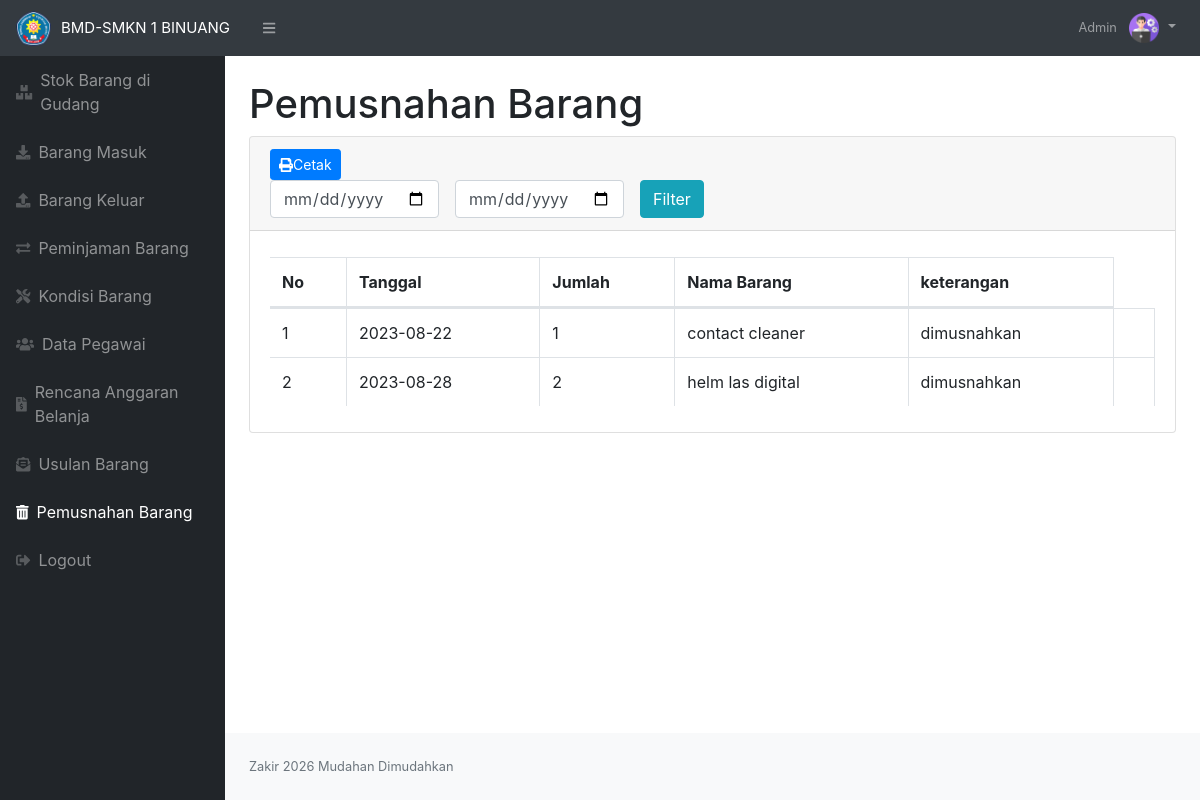
Page /berita_acara_kepsek.php (signed in) on the committed database.
### tables this page shows
CREATE TABLE `pemusnahan` (
  `idpemusnahan` int(11) NOT NULL,
  `tanggal` date NOT NULL,
  `namabarang` varchar(100) NOT NULL,
  `keterangan` varchar(50) NOT NULL,
  `idbarang` int(11) NOT NULL,
  `qty` int(11) NOT NULL
);

CREATE TABLE `stock` (
  `idbarang` int(11) NOT NULL,
  `namabarang` varchar(50) NOT NULL,
  `deskripsi` varchar(50) NOT NULL,
  `merek` varchar(50) NOT NULL,
  `thnpembelian` varchar(100) NOT NULL,
  `stock` int(11) NOT NULL,
  `image` varchar(99) DEFAULT NULL
);

### berita_acara_kepsek.php (the view, shortened to what this page needs)
<?php
require 'function.php';
?>
<!DOCTYPE html>
<html lang="en">
<head>
    <link href="css/styles.css" rel="stylesheet" />
    <link href="https://cdn.datatables.net/1.10.20/css/dataTables.bootstrap4.min.css" rel="stylesheet" />
</head>
<body class="sb-nav-fixed">
    <nav class="sb-topnav navbar navbar-expand navbar-dark bg-dark">
        <a class="navbar-brand" href="index.php" style="width: max-content; font-size: 15px; padding-right: 1.5rem;"><img src="images/foto1.png" width="35" style="margin-right: 10px;">BMD-SMKN 1 BINUANG</a>
        <button class="btn btn-link btn-sm order-1 order-lg-0" id="sidebarToggle" href="#"><i class="fas fa-bars"></i></button>
        <ul class="navbar-nav ml-auto">
            <li class="nav-item dropdown no-arrow">
                <a class="nav-link dropdown-toggle" href="#" id="userDropdown" role="button" data-toggle="dropdown" aria-haspopup="true" aria-expanded="false">
                    <span class="mr-2 d-none d-lg-inline text-gray-600 small">Admin</span>
                    <img src="images/admin.png" width="30">
                </a>
            </li>
        </ul>
    </nav>
    <div id="layoutSidenav">
        <div id="layoutSidenav_nav">
            <nav class="sb-sidenav accordion sb-sidenav-dark" id="sidenavAccordion">
                <div class="sb-sidenav-menu">
                    <div class="nav">
                        <a class="nav-link" href="index_kepsek.php">
                            <div class="sb-nav-link-icon"><i class="fas fa-boxes"></i></div>
                            Stok Barang di Gudang
                        </a>
                        <a class="nav-link" href="masuk_kepsek.php">
                            <div class="sb-nav-link-icon"><i class="fas fa-download"></i></div>
                            Barang Masuk
                        </a>
                        <a class="nav-link" href="keluar_kepsek.php">
                            <div class="sb-nav-link-icon"><i class="fas fa-upload"></i></div>
                            Barang Keluar
                        </a>
                        <a class="nav-link" href="peminjaman_kepsek.php">
                            <div class="sb-nav-link-icon"><i class="fas fa-exchange-alt"></i></div>
                            Peminjaman Barang
                        </a>
                        <a class="nav-link" href="kondisi_kepsek.php">
                            <div class="sb-nav-link-icon"><i class="fas fa-tools"></i></div>
                            Kondisi Barang
                        </a>
                        <a class="nav-link" href="pegawai_kepsek.php">
                            <div class="sb-nav-link-icon"><i class="fas fa-users"></i></div>
                            Data Pegawai
                        </a>
                        <a class="nav-link" href="rab_kepsek.php">
                            <div class="sb-nav-link-icon"><i class="fas fa-file-invoice-dollar"></i></div>
                            Rencana Anggaran Belanja
                        </a>
                        <a class="nav-link" href="usulan_barang_kepsek.php">
                            <div class="sb-nav-link-icon"><i class="fas fa-envelope-open-text"></i></div>
                            Usulan Barang
                        </a>
                        <a class="nav-link" href="berita_acara_kepsek.php">
                            <div class="sb-nav-link-icon"><i class="fas fa-trash-alt"></i></div>
                            Pemusnahan Barang
                        </a>
                        <a class="nav-link" href="logout.php">
                            <div class="sb-nav-link-icon"><i class="fas fa-sign-out-alt"></i></div>
                            Logout
                        </a>
                    </div>
                </div>
            </nav>
        </div>
        <div id="layoutSidenav_content">
            <main>
                <div class="container-fluid">
                    <h1 class="mt-4">Pemusnahan Barang</h1>
                    <div class="card mb-4">
                        <div class="card-header">
                            <a class="btn btn-sm btn-primary" data-toggle="modal" data-target="#cetak"><i class="fas fa-print"></i>Cetak</a>
                            <br>
                            <div class="row">
                                <div class="col">
                                    <form method="post" class="form-inline">
                                        <input type="date" name="tgl_mulai" class="form-control">
                                        <input type="date" name="tgl_selesai" class="form-control ml-3">
                                        <button type="date" name="filter_tgl" class="btn btn-info ml-3">Filter</button>
                                    </form>
                                </div>
                            </div>
                        </div>
                        <div class="card-body">
                            <div class="table-responsive">
                                <table class="table table-bordered" id="dataTable" width="100%" cellspacing="0">
                                    <thead>
                                        <tr>
                                            <th>No</th>
                                            <th>Tanggal</th>
                                            <th>Jumlah</th>
                                            <th>Nama Barang</th>
                                            <th>keterangan</th>
                                        </tr>
                                    </thead>
                                    <tbody>
                                        <?php
                                        if (isset($_POST['filter_tgl'])) {
                                            $mulai = $_POST['tgl_mulai'];
                                            $selesai = $_POST['tgl_selesai'];
                                            if ($mulai != null || $selesai != null) {
                                                $ambilsemuadatastok = mysqli_query($conn, "select * from pemusnahan
                                                            INNER JOIN stock on pemusnahan.idbarang = stock.idbarang and tanggal BETWEEN '$mulai' and
                                                            DATE_ADD('$selesai',INTERVAL 1 DAY)");
                                            } else {
                                                $ambilsemuadatastok = mysqli_query($conn, "select * from pemusnahan
                                                            INNER JOIN stock on pemusnahan.idbarang = stock.idbarang");
                                            }
                                        } else {
                                            $ambilsemuadatastok = mysqli_query($conn, "select * from pemusnahan
                                                        INNER JOIN stock on pemusnahan.idbarang = stock.idbarang");
                                        }
                                        $i = 1;
                                        while ($data = mysqli_fetch_array($ambilsemuadatastok)) {
                                            $qty = $data['qty'];
                                            $tanggal = $data['tanggal'];
                                            $namabarang = $data['namabarang'];
                                            $keterangan = $data['keterangan'];
                                        ?>
                                            <tr>
                                                <td><?= $i++; ?></td>
                                                <td><?= $tanggal; ?></td>
                                                <td><?= $qty; ?></td>
                                                <td><?= $namabarang; ?></td>
                                                <td><?= $keterangan; ?></td>
                                                <td>
                                                </td>
                                            </tr>
                                        <?php
                                        };
                                        ?>
                                    </tbody>
                                </table>
                            </div>
                        </div>
                    </div>
                </div>
            </main>
            <footer class="py-4 bg-light mt-auto">
                <div class="container-fluid">
                    <div class="d-flex align-items-center justify-content-between small">
                        <div class="text-muted">Zakir 2026 Mudahan Dimudahkan</div>
                    </div>
                </div>
            </footer>
        </div>
    </div>
</body>
</html>

### rows in the picture
pemusnahan: tanggal "2023-08-22", qty "1", idbarang.namabarang "contact cleaner", keterangan "dimusnahkan"
pemusnahan: tanggal "2023-08-28", qty "2", idbarang.namabarang "helm las digital", keterangan "dimusnahkan"
